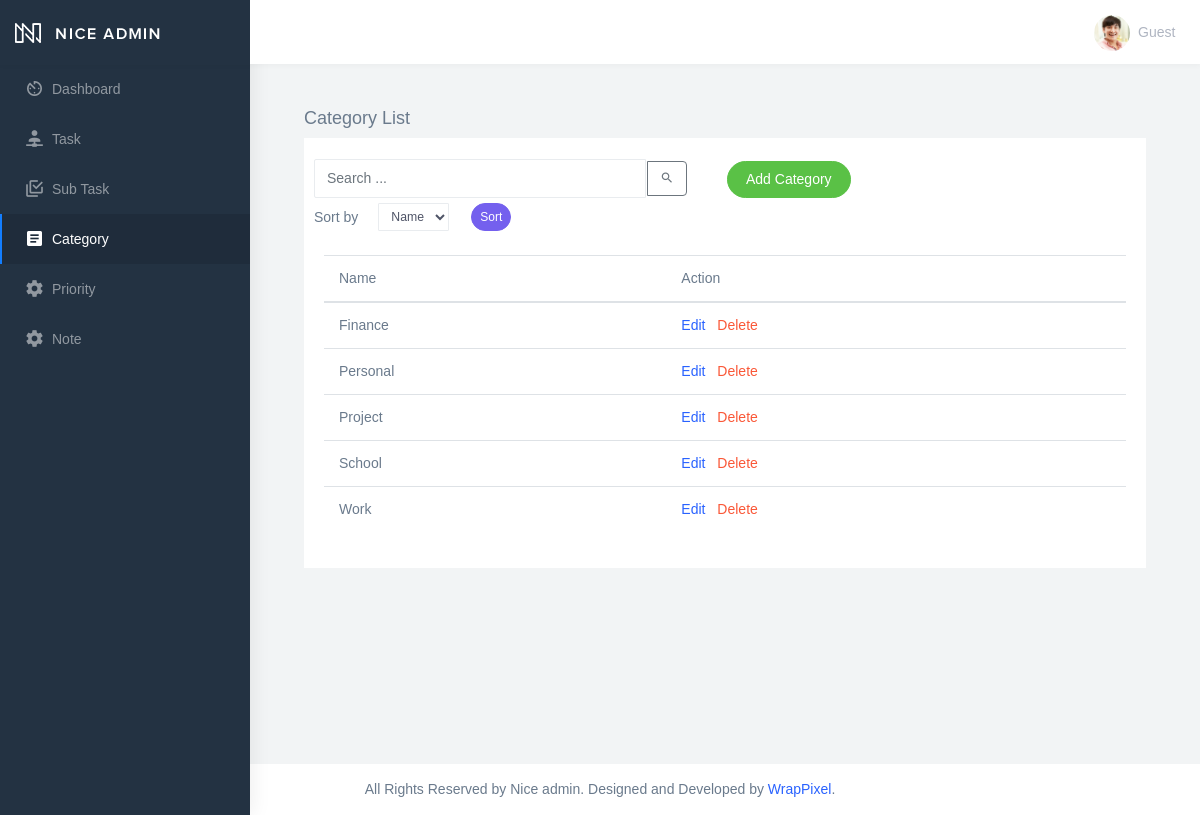
/category_list, run on the app's committed database.
### to_do/models.py (models this page shows, shortened)
class BaseModel(models.Model):
    created_at = models.DateTimeField(auto_now_add=True, db_index=True)
    updated_at = models.DateTimeField(auto_now=True)
    class Meta:
        abstract = True

class Category(BaseModel):
    name = models.CharField(max_length=100)
    class Meta:
        verbose_name = "Category"
        verbose_name_plural = "Categories"

### to_do/views.py (the view)
# urls.py: path('category_list', CategoryList.as_view(), name='category-list'),
class CategoryList(ListView):
    model = Category
    context_object_name = 'category'
    template_name = 'category_list.html'
    paginate_by = 5
    def get_queryset(self):
        qs = super().get_queryset()
        query = self.request.GET.get('q')
        if query:
            qs = qs.filter(
                Q(name__icontains=query)
                )
        return qs
    def get_ordering(self):
        allowed = ["name"]
        sort_by = self.request.GET.get("sort_by")
        if sort_by in allowed:
            return sort_by
        return "name"

### templates/category_list.html (shortened to what this page needs)
{% extends 'base.html' %}
{% load static %}
{% block content %}
    <div class="content">
        <div class="container-fluid">
            <h4 class="page-title">Category List</h4>
            <div class="row">
                <div class="col-md-12">
                    <div class="card">
                        <br />
                                <div class="col-md-12 row">
                                <div class="col-md-6">
                                    <form class="navbar-left navbar-form nav-search mr-md-3" action="{% url 'category-list' %}">
                                    <div class="input-group">
                                        <input type="text" placeholder="Search ..." class="form-control" name="q" />
                                        <div class="input-group-append">
                                            <button type="submit" class="btn btn-outline-secondary" style="border-radius: 0 4px 4px 0;">
                                                <i class="me-2 mdi mdi-magnify"></i>
                                            </button>
                                        </div>
                                    </div>
                                    </form>
                                </div>
                                <div class="col-md-6">
                                    <div class="pull-right">
                                    <a href="{% url 'category-add' %}" class="btn btn-success btn-rounded">Add Category</a>
                                    </div>
                                </div>
                                </div>
                                    <div class="col-md-12">
                                    <form method="get" class="row g-2 align-items-center">
                                    <div class="col-auto">
                                    <label for="smallSelect" class="col-form-label">Sort by</label>
                                    </div>
                                    <div class="col-auto">
                                    <select class="form-control form-control-sm" id="smallSelect" name="sort_by">
                                    <option value="name" {% if request.GET.sort_by == "name" %}selected{% endif %}>Name</option>
                                    </select>
                                    </div>
                                    <div class="col-auto">
                                    <button type="submit" class="btn btn-primary btn-sm btn-rounded">Sort</button>
                                    </div>
                                    </form>
                                </div>
                        <div class="card-body">
                            <table class="table table-hover">
                                <thead>
                                    <tr>
                                        <th scope="col">Name</th>
                                        <th scope="col">Action</th>
                                    </tr>
                                </thead>
                                <tbody>
                                    {% for category in object_list %}
                                        <tr>
                                            <td>{{ category.name }}</td>
                                            <td>
                                                <a href="category_list/{{ category.id }}">Edit</a>
                                                <a href="category_list/{{ category.id }}/delete" class="text-danger mx-2">Delete</a>
                                            </td>
                                        </tr>
                                    {% endfor %}
                                </tbody>
                            </table>
                        </div>
                    </div>
                </div>
            </div>
        </div>
    </div>
{% endblock %}

### static/assets/css/demo/custom.css (style rules this page uses)
.table td, .table th { white-space: normal !important; word-wrap: break-word; max-width: 200px; vertical-align: middle !important; padding: 12px 15px !important; }
.content { padding: 1.5rem; min-height: calc(100vh - 140px); }
.container-fluid { max-width: 1400px; margin: 0 auto; }
.card-body { padding: 1.25rem; }
.table td { overflow: hidden; text-overflow: ellipsis; max-height: 100px; }
.form-control { max-width: 100%; }
.btn { white-space: normal; word-wrap: break-word; margin: 2px; }

### data on the page
Category: name "Finance"
Category: name "Personal"
Category: name "Project"
Category: name "School"
Category: name "Work"
